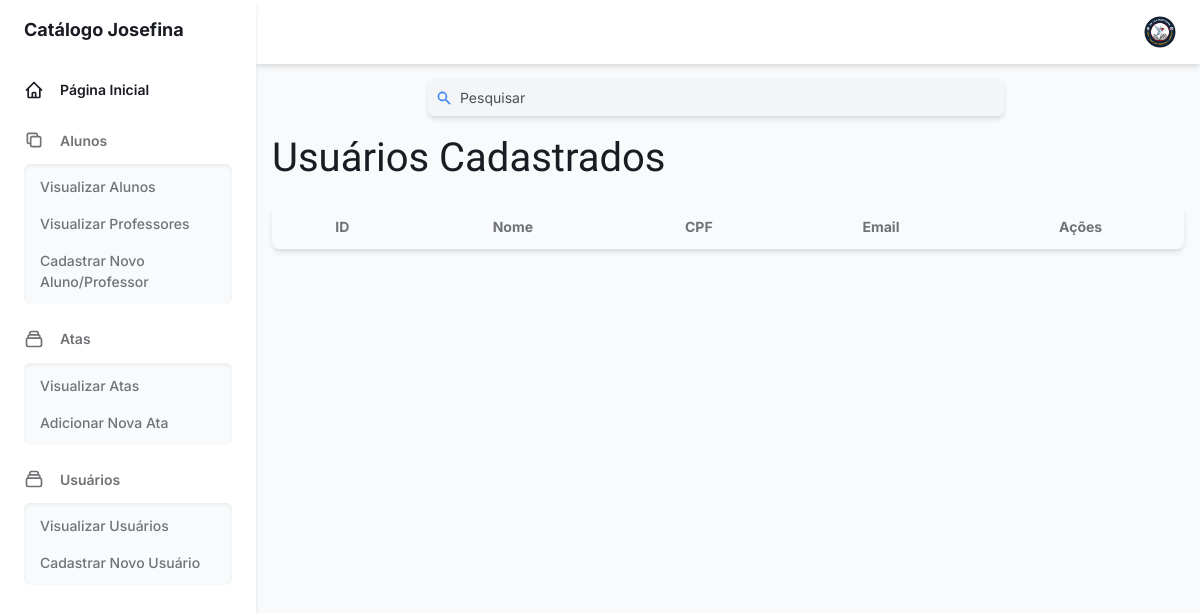
/accounts/ (signed in), run on an earlier commit of the app's database.
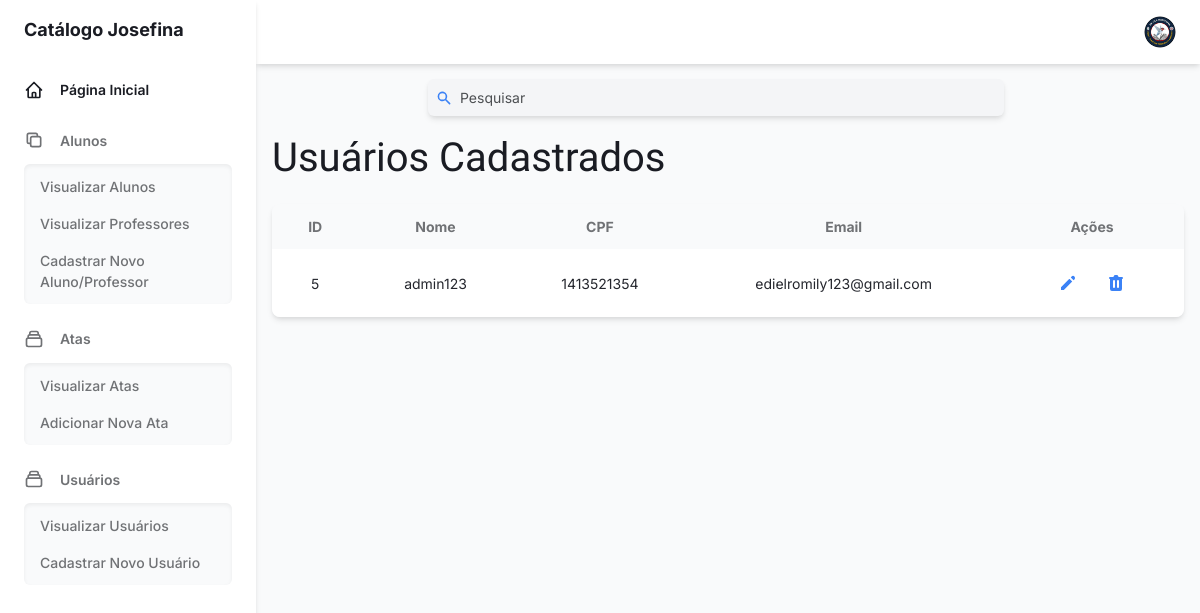
And on a later commit of the database.
### accounts/models.py (models this page shows)
class Usuario(User):
    TIPO_CHOICES = [("SECRETARIO", "Secretário"), ("DIRETOR", "Diretor")]
    cpf = models.CharField(max_length=11, unique=True)

### accounts/views.py (the view)
# urls.py: path('', views.listusers, name='list_users'),
@has_group("SECRETARIO")
def listusers(request):
    users = Usuario.objects.all()
    return render(request, "registration/listusers.html", {"users" : users})

### templates/registration/listusers.html (shortened to what the changed rows need)
{% load static %}
{% include '_base.html' %}
{% block content %}
<!DOCTYPE html>
<html lang="pt-BR">
<head>
</head>
<body>
    <div class="w-full p-4">
        <h1 class="title-large text-gray-800 dark:text-gray-200 mb-4"
            style="font-size: 2.5rem; margin-top: -4px; font-family: 'Ubuntu', sans-serif;">
           Usuários Cadastrados
        </h1>
        <div class="w-full max-w-6xl overflow-hidden rounded-lg shadow-md">
            <div class="w-full overflow-x-auto">
                <table class="w-full whitespace-no-wrap table-auto text-sm">
                    <thead class="bg-gray-50 dark:bg-gray-700 text-gray-500 dark:text-gray-400">
                        <tr>
                            <th class="px-6 py-3 text-center">ID</th>
                            <th class="px-6 py-3 text-center">Nome</th>
                            <th class="px-6 py-3 text-center">CPF</th>
                            <th class="px-6 py-3 text-center">Email</th>
                            <th class="px-6 py-3 text-center">Ações</th>
                        </tr>
                    </thead>
                    <tbody class="bg-white dark:bg-gray-800 divide-y dark:divide-gray-700">
                        {% for user in users %}
                        <tr class="text-gray-700 dark:text-gray-400">
                            <td class="px-6 py-4 text-center">{{ user.id }}</td>
                            <td class="px-6 py-4 text-center">{{ user.username }}</td>
                            <td class="cpf px-6 py-4 text-center">{{ user.cpf }}</td>
                            <td class="cpf px-6 py-4 text-center">{{ user.email }}</td>
                            <td class="px-6 py-4 text-center">
                                <div class="flex justify-center space-x-3">
                                    {% if "SECRETARIO" in request.user.groups.all.values_list.0 %}
                                        <a href="{% url 'edit_user' user.id %}">
                                            <button
                                                class="flex items-center justify-center p-2 text-blue-600 dark:text-gray-400 hover:text-blue-800 dark:hover:text-gray-200"
                                                aria-label="Edit">
                                                <svg class="w-5 h-5" xmlns="http://www.w3.org/2000/svg" viewBox="0 0 20 20">
                                                    <path d="M13.586 3.586a2 2 0 112.828 2.828l-.793.793-2.828-2.828.793-.793zM11.379 5.793L3 14.172V17h2.828l8.38-8.379-2.83-2.828z" fill="#3B82F6"></path>
                                                </svg>
                                            </button>
                                        </a>
                                        <form action="{% url 'delete_user' user.id %}" method="post" class="d-inline"
                                            onsubmit="return confirmRemoval('{{ user.username|escapejs }}');">
                                            <button
                                                class="flex items-center justify-center p-2 text-blue-600 dark:text-gray-400 hover:text-blue-800 dark:hover:text-gray-200"
                                                aria-label="Delete">
                                            </button>
                                        </form>
                                    {% endif %}
                                </div>
                            </td>
                        </tr>
                        {% endfor %}
                    </tbody>
                </table>
            </div>
        </div>
    </div>
</body>
</html>
{% endblock %}

What changed in the data, as far as the page shows it:
added Usuario: id "5", username "admin123", cpf "1413521354", email "edielromily123@gmail.com"
